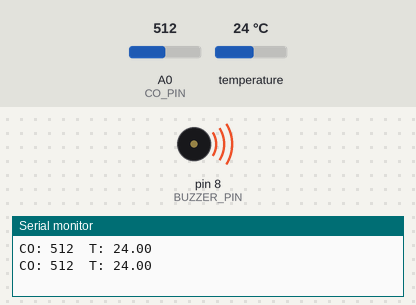
A sketch run on a simulated Arduino Nano, built with avr-gcc and run on an emulated ATmega328P. Shown: buzzer (waves = sounding), the last lines printed to the serial monitor. Inputs (shaded band) come from the test bench; at power-on: A0 (CO_PIN) = 512, temperature 24 °C.

Above: at 1.8 s.
1.9 s: A0 (CO_PIN) set to 412
4.0 s: A0 (CO_PIN) set to 387
At 5.2 s:
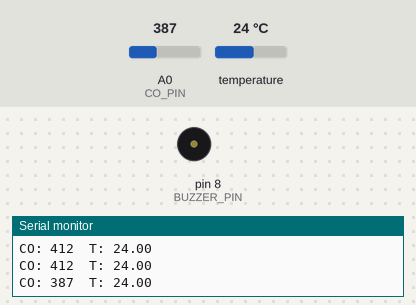
6.3 s: A0 (CO_PIN) set to 410
At 9.0 s:
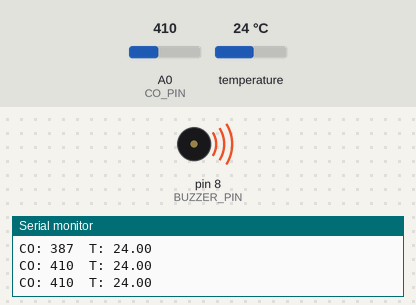
9.3 s: A0 (CO_PIN) set to 390
At 11.9 s:
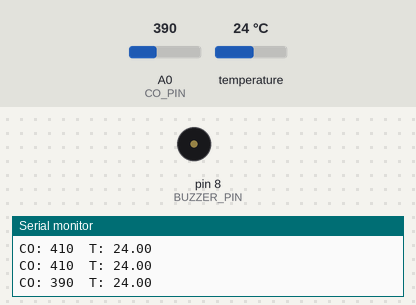
Timing chart, 0 to 13.4 s (numbered marks = the images above; inputs shaded):
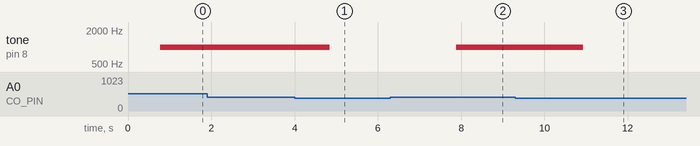

The sketch:

mq7_co_monitor.ino
```cpp
// MQ-7 CO monitor sketch that reads the MQ-7 on A0 and a DS18B20 temperature sensor on a OneWire bus, prints readings to Serial, and sounds a buzzer when CO exceeds a defined limit.
//
// Full tutorial: https://shillehtek.com/blogs/news/arduino-nano-mq-7-co-buzzer-alarm
// Parts used: https://shillehtek.com/products/mq-7-co-gas-sensor-module-arduino-esp32
//             https://shillehtek.com/products/arduino-nano-v3-presoldered-ch340g-atmega328p
//             https://shillehtek.com/products/ds18b20-waterproof-digital-temp-sensor-probe-1m-for-arduino-pi
// More examples: https://github.com/shillehbean/shillehtek-examples
//

#include <OneWire.h>
#include <DallasTemperature.h>

#define CO_PIN     A0
#define BUZZER_PIN 8
#define ONE_WIRE   2
#define CO_LIMIT   400   // pick from YOUR clean-air baseline + margin

OneWire oneWire(ONE_WIRE);
DallasTemperature tempSensor(&oneWire);

void setup() {
  Serial.begin(9600);
  pinMode(BUZZER_PIN, OUTPUT);
  tempSensor.begin();
}

void loop() {
  int co = analogRead(CO_PIN);
  tempSensor.requestTemperatures();
  float tempC = tempSensor.getTempCByIndex(0);

  Serial.print("CO: ");   Serial.print(co);
  Serial.print("  T: ");  Serial.println(tempC);

  if (co > CO_LIMIT) {
    tone(BUZZER_PIN, 1000);   // alarm!
  } else {
    noTone(BUZZER_PIN);
  }
  delay(250);
}
```

Measured:
- the behaviour switches between 401 and 400 on A0 (CO_PIN) (found by bisection; images 0 and 1)
- after the input at 4.0 s, tone on pin 8 (BUZZER_PIN): 1000 Hz → silent after 0.84 s
- after the input at 6.3 s, tone on pin 8 (BUZZER_PIN): silent → 1000 Hz after 1.6 s
- after the input at 9.3 s, tone on pin 8 (BUZZER_PIN): 1000 Hz → silent after 1.6 s
